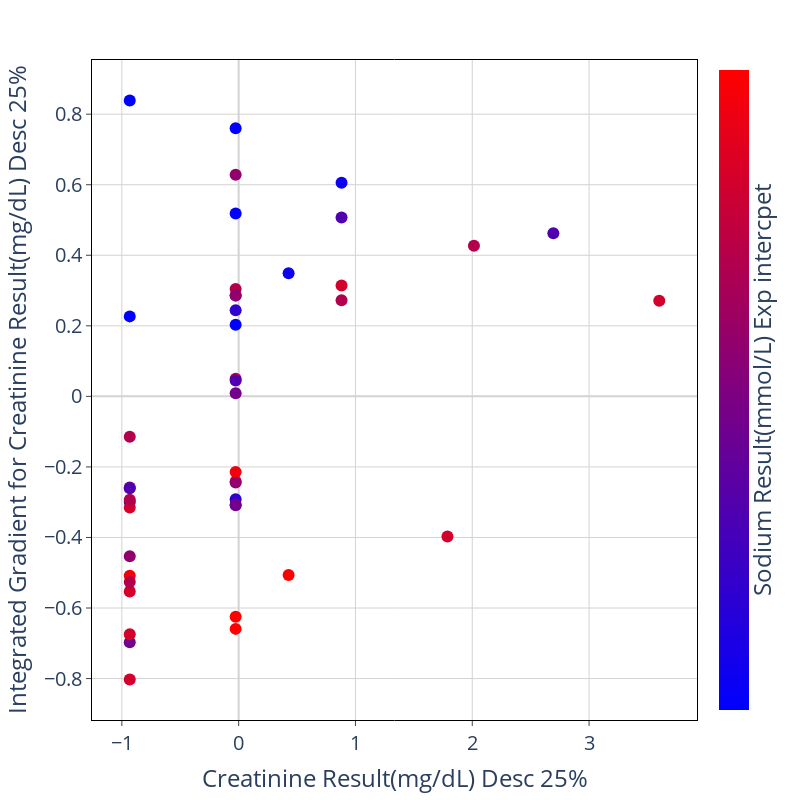

Here is the notebook cell this chart was saved with:
### Code cell
feat_1 = IGtable.columns[feature_order[5]]
feat_2 = IGtable.columns[feature_order[6]]

fig = px.scatter(x = IG_X[feat_1], y = IGtable[feat_1], color = IG_X[feat_2])
fig.update_traces(marker=dict(size=12))

fig.update_layout(
    plot_bgcolor='white',
    autosize=False,
    width=800,
    height=800,
    coloraxis = {'colorscale':'Bluered'},
    xaxis_title = feat_1,
    yaxis_title = "Integrated Gradient for " + feat_1,
    font=dict(size=20)
)

fig.update_xaxes(
    zeroline=True,
    zerolinecolor='lightgrey',
    mirror=True,
    ticks='outside',
    showline=True,
    linecolor='black',
    gridcolor='lightgrey'
    )
    
fig.update_yaxes(
    zeroline=True,
    zerolinecolor='lightgrey',
    mirror=True,
    ticks='outside',
    showline=True,
    linecolor='black',
    gridcolor='lightgrey'
)

fig.update_coloraxes(colorbar_showticklabels=False,
                    colorbar_title=dict(text=feat_2,side = "right"),
                    cmin = -1, cmax = 1)

fig.show()

### Figure 1 — Plotly figure (JSON) as saved in the notebook; plotly's stock layout.template omitted (floating-point values rounded to 4 significant figures)
{"data": [{"hovertemplate": "x=%{x}<br>y=%{y}<br>color=%{marker.color}<extra></extra>", "legendgroup": "", "marker": {"color": [0.6573, 0.4036, -0.3686, -0.8927, -0.1094, 0.6573, -0.1094, 0.4036, -1.693, 0.6573, -0.8927, -1.158, -0.6297, -0.3686, 0.148, 0.148, 0.4036, -3.35, -2.789, 0.4036, -1.425, 1.408, 1.655, -0.1094, -0.6297, -0.6297, 0.148, 0.9094, 1.408, -0.3686, 0.148, -0.1094, 0.148, 1.655, 0.4036, 0.6573, 0.6573, 0.9094, 0.6573, -0.1094, 0.6573, 0.4036, -0.3686, 0.4036], "coloraxis": "coloraxis", "size": 12, "symbol": "circle"}, "mode": "markers", "name": "", "orientation": "v", "showlegend": false, "type": "scatter", "x": [3.601, 0.8809, 2.694, 0.8809, -0.02576, 0.8809, -0.02576, -0.02576, -0.02576, 1.788, 0.4276, -0.9324, -0.02576, 0.8809, -0.02576, -0.02576, 2.014, -0.9324, -0.02576, -0.02576, -0.02576, 0.4276, -0.02576, -0.9324, -0.9324, -0.02576, -0.02576, -0.9324, -0.02576, -0.9324, -0.9324, -0.02576, -0.02576, -0.02576, -0.9324, -0.9324, -0.9324, -0.02576, -0.9324, -0.9324, -0.9324, -0.9324, -0.02576, -0.9324], "xaxis": "x", "y": [0.271, 0.2728, 0.4626, 0.6054, 0.008791, 0.3145, 0.2856, 0.3044, 0.2031, -0.3973, 0.3491, 0.2268, 0.2442, 0.5073, 0.6283, 0.2867, 0.427, 0.8388, 0.7601, 0.05005, 0.5182, -0.5061, -0.2415, -0.2582, -0.2996, -0.2914, -0.3069, -0.5085, -0.6244, -0.2605, -0.4532, -0.3084, -0.2445, -0.6591, -0.1143, -0.5531, -0.3149, -0.2146, -0.8026, -0.6973, -0.6746, -0.2929, 0.04524, -0.526], "yaxis": "y"}], "layout": {"autosize": false, "coloraxis": {"cmax": 1, "cmin": -1, "colorbar": {"showticklabels": false, "title": {"side": "right", "text": "Sodium Result(mmol/L) Exp intercpet"}}, "colorscale": [[0, "rgb(0,0,255)"], [1, "rgb(255,0,0)"]]}, "font": {"size": 20}, "height": 800, "legend": {"tracegroupgap": 0}, "margin": {"t": 60}, "plot_bgcolor": "white", "width": 800, "xaxis": {"anchor": "y", "autorange": true, "domain": [0, 1], "gridcolor": "lightgrey", "linecolor": "black", "mirror": true, "range": [-1.257, 3.925], "showline": true, "ticks": "outside", "title": {"text": "Creatinine Result(mg/dL) Desc 25%"}, "type": "linear", "zeroline": true, "zerolinecolor": "lightgrey"}, "yaxis": {"anchor": "x", "autorange": true, "domain": [0, 1], "gridcolor": "lightgrey", "linecolor": "black", "mirror": true, "range": [-0.9175, 0.9536], "showline": true, "ticks": "outside", "title": {"text": "Integrated Gradient for Creatinine Result(mg/dL) Desc 25%"}, "type": "linear", "zeroline": true, "zerolinecolor": "lightgrey"}}}
